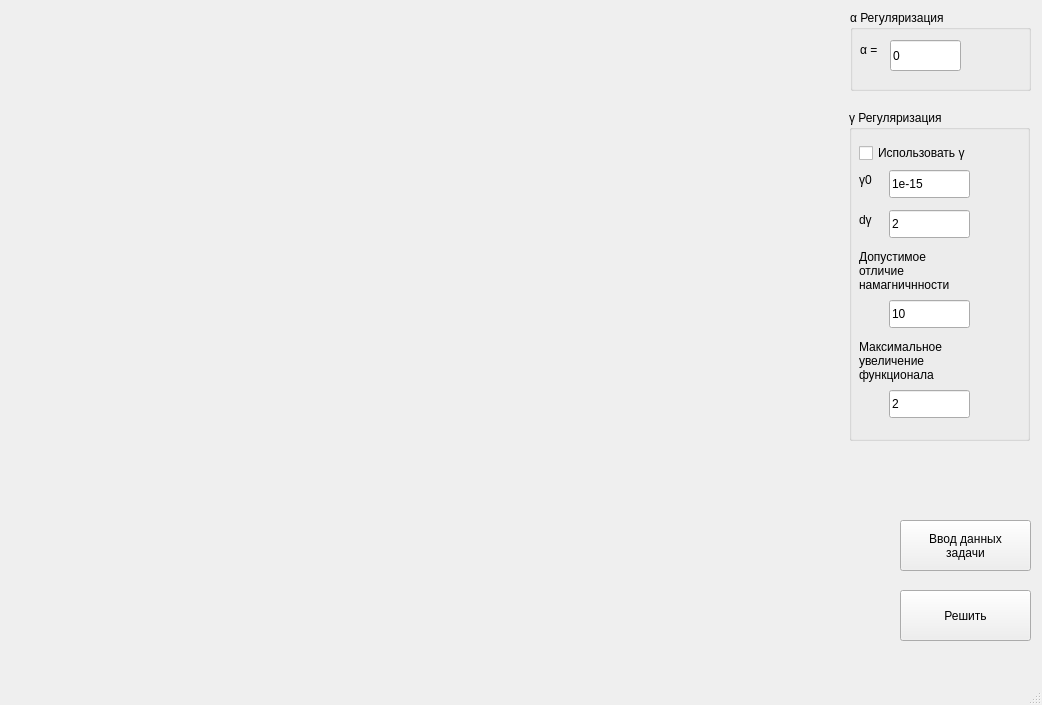
<?xml version="1.0" encoding="UTF-8"?>
<ui version="4.0">
 <class>MainWindow</class>
 <widget class="QMainWindow" name="MainWindow">
  <property name="geometry">
   <rect>
    <x>0</x>
    <y>0</y>
    <width>1042</width>
    <height>705</height>
   </rect>
  </property>
  <property name="windowTitle">
   <string>СКТ</string>
  </property>
  <widget class="QWidget" name="centralwidget">
   <widget class="QPushButton" name="ButtonOpenDialogAreaAndAnomaly">
    <property name="geometry">
     <rect>
      <x>900</x>
      <y>520</y>
      <width>131</width>
      <height>51</height>
     </rect>
    </property>
    <property name="layoutDirection">
     <enum>Qt::LeftToRight</enum>
    </property>
    <property name="text">
     <string>Ввод данных
задачи</string>
    </property>
   </widget>
   <widget class="QPushButton" name="ButtonSolve">
    <property name="geometry">
     <rect>
      <x>900</x>
      <y>590</y>
      <width>131</width>
      <height>51</height>
     </rect>
    </property>
    <property name="layoutDirection">
     <enum>Qt::LeftToRight</enum>
    </property>
    <property name="text">
     <string>Решить</string>
    </property>
   </widget>
   <widget class="QLabel" name="labelBlocks">
    <property name="geometry">
     <rect>
      <x>20</x>
      <y>350</y>
      <width>821</width>
      <height>291</height>
     </rect>
    </property>
    <property name="text">
     <string/>
    </property>
   </widget>
   <widget class="QGroupBox" name="groupBoxAlpha">
    <property name="geometry">
     <rect>
      <x>850</x>
      <y>10</y>
      <width>181</width>
      <height>81</height>
     </rect>
    </property>
    <property name="title">
     <string>α Регуляризация</string>
    </property>
    <widget class="QLabel" name="labelAlpha">
     <property name="geometry">
      <rect>
       <x>10</x>
       <y>30</y>
       <width>31</width>
       <height>20</height>
      </rect>
     </property>
     <property name="text">
      <string>α = </string>
     </property>
    </widget>
    <widget class="QLineEdit" name="lineEditAlpha">
     <property name="geometry">
      <rect>
       <x>40</x>
       <y>30</y>
       <width>71</width>
       <height>31</height>
      </rect>
     </property>
     <property name="text">
      <string>0</string>
     </property>
    </widget>
   </widget>
   <widget class="QGroupBox" name="groupBoxGamma">
    <property name="geometry">
     <rect>
      <x>849</x>
      <y>110</y>
      <width>181</width>
      <height>331</height>
     </rect>
    </property>
    <property name="title">
     <string>γ Регуляризация</string>
    </property>
    <widget class="QCheckBox" name="checkBoxUseGamma">
     <property name="geometry">
      <rect>
       <x>10</x>
       <y>30</y>
       <width>151</width>
       <height>26</height>
      </rect>
     </property>
     <property name="text">
      <string>Использовать γ</string>
     </property>
    </widget>
    <widget class="QLabel" name="labelGamma0">
     <property name="geometry">
      <rect>
       <x>10</x>
       <y>60</y>
       <width>31</width>
       <height>20</height>
      </rect>
     </property>
     <property name="text">
      <string>γ0</string>
     </property>
    </widget>
    <widget class="QLineEdit" name="lineEditGamma0">
     <property name="geometry">
      <rect>
       <x>40</x>
       <y>60</y>
       <width>81</width>
       <height>28</height>
      </rect>
     </property>
     <property name="text">
      <string>1e-15</string>
     </property>
    </widget>
    <widget class="QLabel" name="labelGammaD">
     <property name="geometry">
      <rect>
       <x>10</x>
       <y>100</y>
       <width>31</width>
       <height>20</height>
      </rect>
     </property>
     <property name="text">
      <string>dγ</string>
     </property>
    </widget>
    <widget class="QLineEdit" name="lineEditGammaD">
     <property name="geometry">
      <rect>
       <x>40</x>
       <y>100</y>
       <width>81</width>
       <height>28</height>
      </rect>
     </property>
     <property name="text">
      <string>2</string>
     </property>
    </widget>
    <widget class="QLineEdit" name="lineEditGammaPDiff">
     <property name="geometry">
      <rect>
       <x>40</x>
       <y>190</y>
       <width>81</width>
       <height>28</height>
      </rect>
     </property>
     <property name="text">
      <string>10</string>
     </property>
    </widget>
    <widget class="QLabel" name="labelGammaPDiff">
     <property name="geometry">
      <rect>
       <x>10</x>
       <y>130</y>
       <width>131</width>
       <height>61</height>
      </rect>
     </property>
     <property name="text">
      <string>Допустимое
отличие
намагничнности</string>
     </property>
    </widget>
    <widget class="QLineEdit" name="lineEditGammaFiDiff">
     <property name="geometry">
      <rect>
       <x>40</x>
       <y>280</y>
       <width>81</width>
       <height>28</height>
      </rect>
     </property>
     <property name="text">
      <string>2</string>
     </property>
    </widget>
    <widget class="QLabel" name="labelGammaFiDiff">
     <property name="geometry">
      <rect>
       <x>10</x>
       <y>220</y>
       <width>131</width>
       <height>61</height>
      </rect>
     </property>
     <property name="text">
      <string>Максимальное
увеличение
функционала</string>
     </property>
    </widget>
   </widget>
   <widget class="QChartView" name="widgetChart" native="true">
    <property name="geometry">
     <rect>
      <x>20</x>
      <y>10</y>
      <width>821</width>
      <height>331</height>
     </rect>
    </property>
   </widget>
  </widget>
  <widget class="QMenuBar" name="menubar">
   <property name="geometry">
    <rect>
     <x>0</x>
     <y>0</y>
     <width>1042</width>
     <height>25</height>
    </rect>
   </property>
  </widget>
  <widget class="QStatusBar" name="statusbar"/>
 </widget>
 <customwidgets>
  <customwidget>
   <class>QChartView</class>
   <extends>QWidget</extends>
   <header>QtCharts</header>
   <container>1</container>
  </customwidget>
 </customwidgets>
 <resources/>
 <connections/>
</ui>
